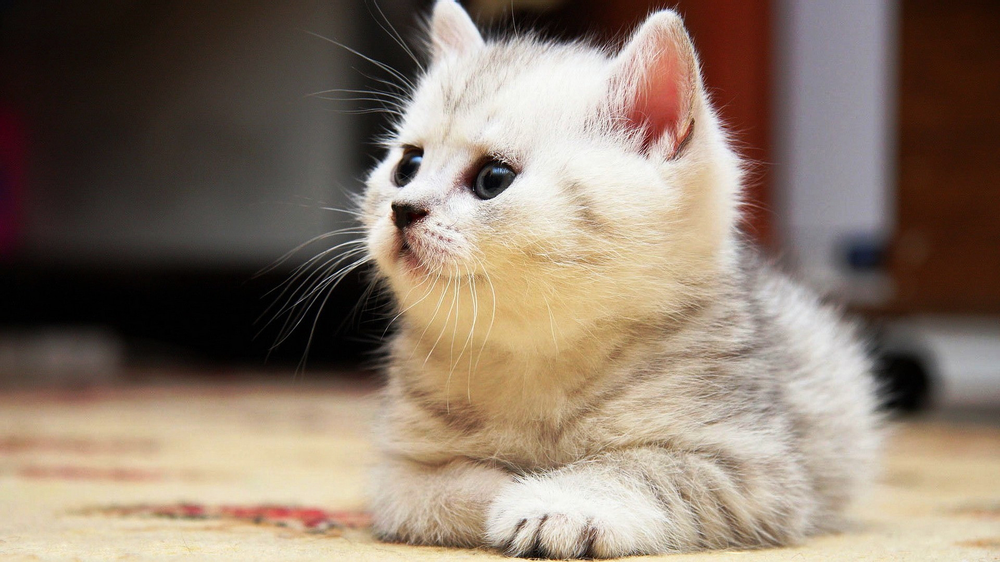
#> input picture Week2/BitPlane/cat1080.png, 1000 x 562 px, shrunk from 1920 x 1080 before the run
$ python bitplanecat-dog.py
#> lines starting #> are read from the running program, lines starting #| are printed output that depends on the picture
import numpy as np
import matplotlib.pyplot as plt
import cv2
def imageToBitplane(Imange):
    image = []
    for c in range(3):  # 0 = R, G = 1, B = 2
        for i in range(8):   # 8 bit 0 - 7
            image.append(Imange[:, :, c] // 2 ** i % 2)
    return image
def bitplaneToImage(Bitplane):
    Channel = np.zeros((Bitplane[0].shape[0], Bitplane[0].shape[1], 3), dtype=np.uint8)
    for j in range(0, len(Bitplane)):
        channel = (j) // 8  # answer channel is 0, 1, 2
        Channel[:, :, channel] = Channel[:, :, channel] + Bitplane[j] * 2**(j % 8)
    return Channel

# Mission 1
cat = plt.imread('cat1080.png')
#> cat is the input picture: shape (562, 1000, 3) float32; mean R, G, B 0.542, 0.478, 0.419
dog = plt.imread('dog1080.png')
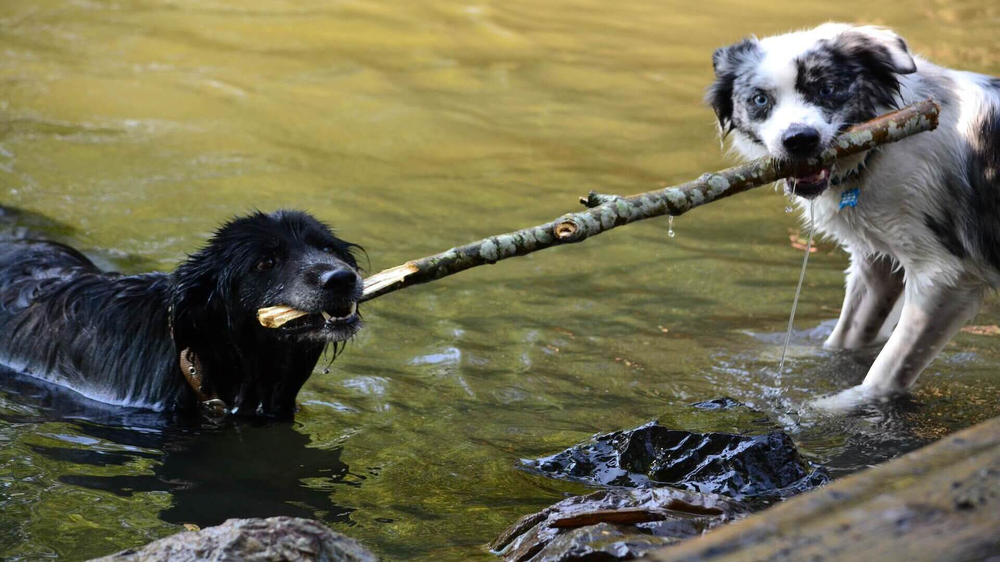
#> input picture Week2/BitPlane/dog1080.png, 1000 x 562 px, shrunk from 1920 x 1080 before the run
#> dog is the input picture: shape (562, 1000, 3) float32; mean R, G, B 0.441, 0.426, 0.314
catInt255 = (cat*255).astype(np.uint8)
dogInt255 = (dog * 255).astype(np.uint8)
catB = imageToBitplane(catInt255)
#> after the loop in imageToBitplane, `for c in range(3):`: image = 24 items
#> catB = 24 items
dogB = imageToBitplane(dogInt255)
#> dogB = 24 items
plt.figure('cat')
plt.imshow(cat)
plt.figure('dog')
plt.imshow(dog)

# Mission 2 A = Cat , B = Dog
dogBitLess = []
catBitMore = []
for k in range(24):
    if( k % 8 < 4):
        dogBitLess.append(dogB[k])
    else:
        catBitMore.append(catB[k])
#> after the loop, catBitMore = 12 items; dogBitLess = 12 items

catSumDog = bitplaneToImage(catBitMore + dogBitLess)
#> the loop in bitplaneToImage, `for j in range(0, len(Bitplane)):` made 24 passes
#> channel on passes 1 to 12: 0, 0, 0, 0, 0, 0, 0, 0, 1, 1, 1, 1
#> after the loop in bitplaneToImage, `for j in range(0, len(Bitplane)):`:
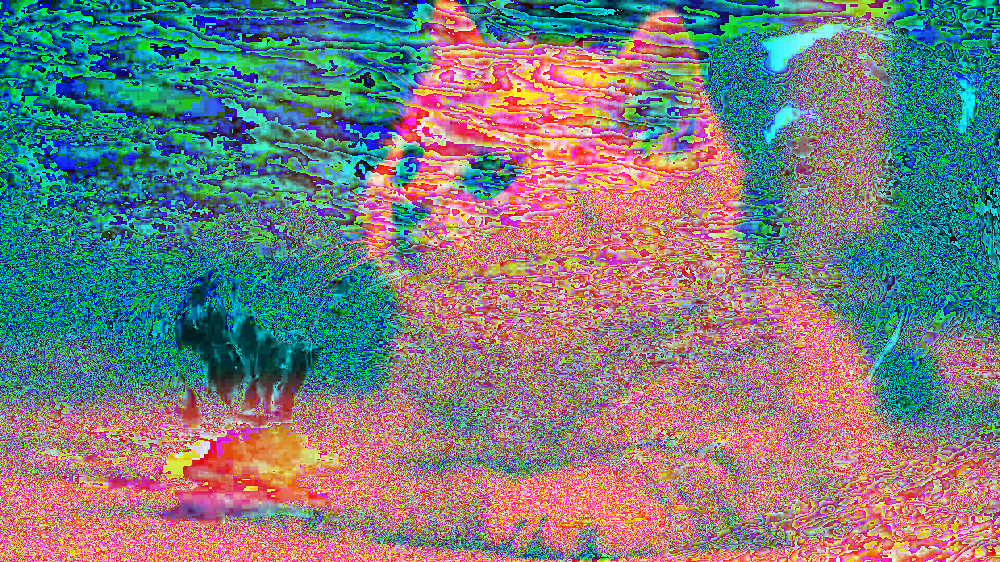
#> Channel: shape (562, 1000, 3); mean of channels 0, 1, 2 122.8, 126, 127.1; drawn as R, G, B
plt.figure('catSumDog')
plt.imshow(catSumDog)

# Mission 3
catSumDogBp = imageToBitplane(catSumDog)
#> catSumDogBp = 24 items
dogBitMore = []
catDogBitLess = []
for l in range(24):
    if( l % 8 < 4):
        catDogBitLess.append(catSumDogBp[l])
    else:
        dogBitMore.append(dogB[l])
#> after the loop, catDogBitLess = 12 items; dogBitMore = 12 items
BigDogSmallCatDogDak = bitplaneToImage(dogBitMore + catDogBitLess)
#> the loop in bitplaneToImage (call 2), `for j in range(0, len(Bitplane)):` made 24 passes
#> after the loop in bitplaneToImage (call 2), `for j in range(0, len(Bitplane)):`:
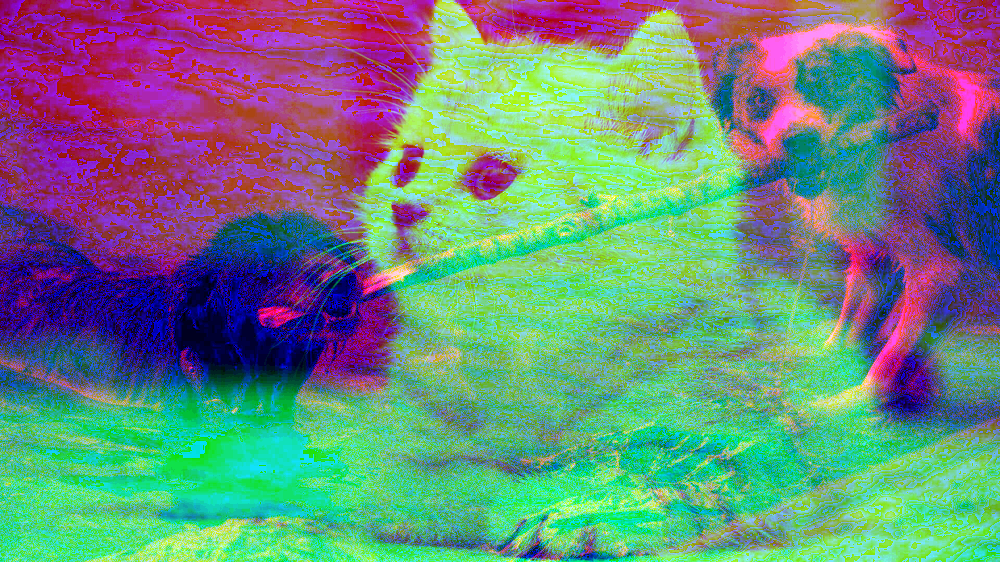
#> Channel: shape (562, 1000, 3); mean of channels 0, 1, 2 107.6, 135.6, 126.5; drawn as R, G, B
plt.figure('BigDogSmallCatDogDak')
plt.imshow(BigDogSmallCatDogDak)
plt.show()
